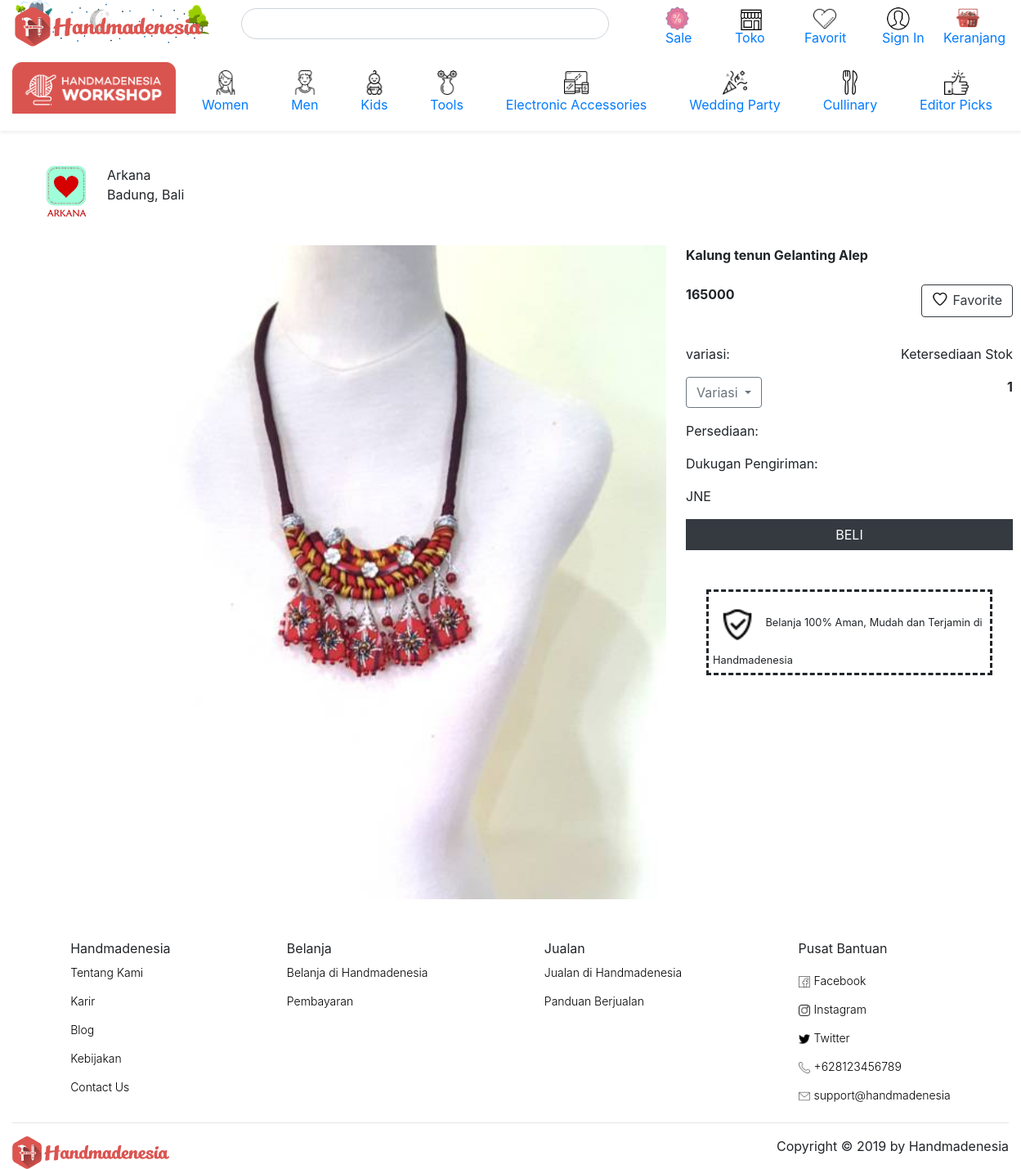
The page /home/product/4 on the database its author committed.
### tables this page shows
CREATE TABLE `toko` (
  `ID_Toko` int(50) NOT NULL,
  `Nama_Toko` varchar(50) DEFAULT NULL,
  `Provinsi` varchar(50) DEFAULT NULL,
  `Kota` varchar(50) DEFAULT NULL,
  `Jalan` varchar(50) DEFAULT NULL,
  `Kode_Pos` int(11) DEFAULT NULL,
  `Detail` varchar(300) DEFAULT NULL,
  `About` varchar(50) DEFAULT NULL,
  `Instagram` varchar(50) DEFAULT NULL,
  `Facebook` varchar(50) DEFAULT NULL,
  `Twitter` varchar(50) DEFAULT NULL,
  `Username` varchar(50) DEFAULT NULL,
  `Password` varchar(200) DEFAULT NULL,
  `Email` varchar(50) DEFAULT NULL,
  `Gambar` varchar(50) NOT NULL,
  `Alamat_url` varchar(50) DEFAULT NULL,
  `Biodata` varchar(50) DEFAULT NULL
);

CREATE TABLE `barang` (
  `ID_Toko` int(50) DEFAULT NULL,
  `ID_Barang` int(50) NOT NULL,
  `Nama_Barang` varchar(128) DEFAULT NULL,
  `Kategori` varchar(50) DEFAULT NULL,
  `Sub_Kategori` varchar(50) DEFAULT NULL,
  `Harga` int(11) DEFAULT NULL,
  `Jenis_pengiriman` varchar(50) DEFAULT NULL,
  `Gambar` varchar(50) NOT NULL,
  `Deskripsi` varchar(256) DEFAULT NULL,
  `Stok` int(11) DEFAULT NULL,
  `Berat` float DEFAULT NULL,
  `Ukuran` float DEFAULT NULL,
  `Varian` varchar(50) DEFAULT NULL
);

### application/controllers/Home.php (called while the page is built, shortened)
<?php
class Home extends CI_Controller
{
    public function product($id)
    {
        $data['judul'] = 'Handmadenesia';
        $data['barang'] = $this->Barang_model->getBarangById($id);
        $data['toko'] = $this->Toko_model->getTokoById($id);
        $this->load->view('templates/header', $data);
        $this->load->view('home/product', $data);
        $this->load->view('templates/footer');
    }
}

### index.php (called while the page is built, shortened)
<?php
require_once BASEPATH.'core/CodeIgniter.php';

### application/models/Toko_model.php (called while the page is built, shortened)
<?php
class Toko_model extends CI_model
{
    public function getTokoById($id)
    {
        return $this->db->get_where('toko', ['ID_Toko' => $id])->row_array();
    }
}

### application/models/Barang_model.php (called while the page is built, shortened)
<?php
class Barang_model extends CI_model
{
    public function getBarangById($id)
    {
        return $this->db->get_where('barang', ['ID_Barang' => $id])->row_array();
    }
}

### application/views/home/product.php (the view, shortened to what this page needs)
<div class="container-fluid mt-2">
    <div class="d-flex p-3 bd-highlight ">
        <div class="">
            <a href="#">
                <img src="<?= base_url(); ?>assets/img/logoToko/<?= $toko['Gambar']; ?>" width="100px" alt="">
            </a>
        </div>
        <div class="d-flex align-items-center mb-3">
            <div class="d-flex flex-column">
                <div>
                    <?= $toko['Nama_Toko']; ?>
                </div>
                <div>
                    <?= $toko['Kota']; ?>, <?= $toko['Provinsi']; ?>
                </div>
            </div>
        </div>
    </div>
    <div class="d-sm-flex mb-3">
        <div>
            <img src="<?= base_url(); ?>assets/img/barang/<?= $barang['Gambar']; ?>" style="width:800px;max-height:800px" alt="">
        </div>
        <div class="d-flex flex-fill flex-column ml-4">
            <div class="mb-4">
                <strong><?= $barang['Nama_Barang']; ?></strong>
            </div>
            <div class="d-flex flex-row justify-content-between">
                <div>
                    <strong><?= $barang['Harga']; ?></strong>
                </div>
                <div>
                    <button type=" button" class="btn btn-outline-dark"><img width="20px" style="margin-right:5px;margin-bottom:5px" src="<?= base_url(); ?>assets/img/heart.png">Favorite</button>
                </div>
            </div>
            <div class="d-flex flex-row mb-3 justify-content-between">
                <div>
                    variasi:
                </div>
                <div>
                    Ketersediaan Stok
                </div>
            </div>
            <div class="d-flex mb-3 flex-row justify-content-between">
                <div class="dropdown">
                    <button class="btn btn-outline-secondary dropdown-toggle" type="button" id="dropdownMenuButton" data-toggle="dropdown" aria-haspopup="true" aria-expanded="false">
                        Variasi
                    </button>
                </div>
                <div>
                    <strong><?= $barang['Stok']; ?></strong>
                </div>
            </div>
            <div class="mb-3">
                Persediaan:
            </div>
            <div class="mb-3">
                Dukugan Pengiriman:
            </div>
            <div class="mb-3">
                <?= $barang['Jenis_pengiriman']; ?>
            </div>
            <div class="d-flex justify-content-center">
                <div class="mb-5 " style="width:400px">
                    <button type=" button" class="btn btn-dark rounded-0" style="width:400px">BELI</button>
                </div>
            </div>
            <div class="d-flex justify-content-center">
                <div style="padding:5px;border-style:dashed;width:350px">
                    <img width="50px" style="margin-top:10px;margin-left:5px;margin-right:5px;margin-bottom:5px" src="<?= base_url(); ?>assets/img/security.png">
                    <small>Belanja 100% Aman, Mudah dan Terjamin di Handmadenesia</small>
                </div>
            </div>
        </div>
    </div>
</div>

### assets/style.css (style rules this page uses)
a { text-decoration: none; color: black; }

### rows shown on the page
toko: Gambar (picture), Nama_Toko "Arkana", Kota "Badung", Provinsi "Bali"
barang: Gambar (picture), Nama_Barang "Kalung tenun Gelanting Alep", Harga "165000", Stok "1", Jenis_pengiriman "JNE"
